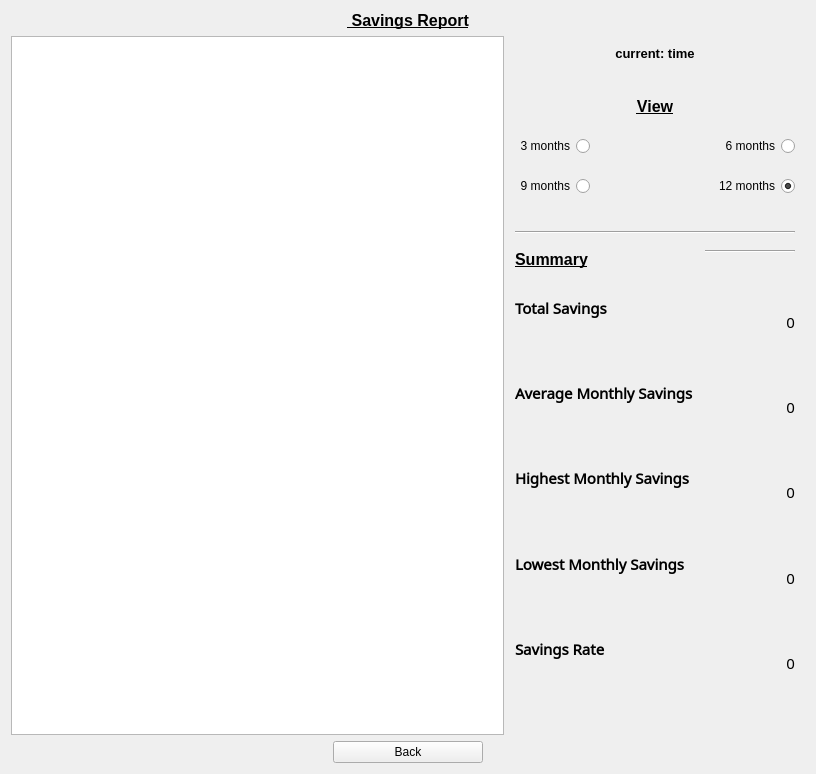
<?xml version="1.0" encoding="UTF-8"?>
<ui version="4.0">
 <class>SavingView</class>
 <widget class="QWidget" name="SavingView">
  <property name="geometry">
   <rect>
    <x>0</x>
    <y>0</y>
    <width>816</width>
    <height>774</height>
   </rect>
  </property>
  <property name="font">
   <font>
    <bold>true</bold>
    <underline>true</underline>
   </font>
  </property>
  <property name="windowTitle">
   <string>Savings</string>
  </property>
  <property name="layoutDirection">
   <enum>Qt::LayoutDirection::LeftToRight</enum>
  </property>
  <layout class="QGridLayout" name="gridLayout_3" columnstretch="5,3">
   <item row="0" column="0" colspan="2">
    <widget class="QLabel" name="titleLabel">
     <property name="font">
      <font>
       <pointsize>12</pointsize>
       <bold>true</bold>
       <underline>true</underline>
      </font>
     </property>
     <property name="text">
      <string> Savings Report</string>
     </property>
     <property name="alignment">
      <set>Qt::AlignmentFlag::AlignCenter</set>
     </property>
    </widget>
   </item>
   <item row="1" column="0">
    <widget class="QChartView" name="chartView"/>
   </item>
   <item row="1" column="1">
    <layout class="QHBoxLayout" name="horizontalLayout_3" stretch="1">
     <property name="spacing">
      <number>6</number>
     </property>
     <property name="leftMargin">
      <number>5</number>
     </property>
     <property name="rightMargin">
      <number>10</number>
     </property>
     <property name="bottomMargin">
      <number>20</number>
     </property>
     <item>
      <layout class="QVBoxLayout" name="verticalLayout" stretch="0,1,0,3">
       <property name="spacing">
        <number>10</number>
       </property>
       <property name="topMargin">
        <number>10</number>
       </property>
       <property name="bottomMargin">
        <number>20</number>
       </property>
       <item>
        <widget class="QLabel" name="labelCurrentTime">
         <property name="font">
          <font>
           <pointsize>10</pointsize>
           <bold>true</bold>
           <underline>false</underline>
          </font>
         </property>
         <property name="text">
          <string>current: time</string>
         </property>
         <property name="alignment">
          <set>Qt::AlignmentFlag::AlignCenter</set>
         </property>
        </widget>
       </item>
       <item>
        <layout class="QFormLayout" name="formLayout_2">
         <property name="formAlignment">
          <set>Qt::AlignmentFlag::AlignCenter</set>
         </property>
         <property name="verticalSpacing">
          <number>20</number>
         </property>
         <item row="0" column="0" colspan="2">
          <widget class="QLabel" name="label">
           <property name="font">
            <font>
             <pointsize>12</pointsize>
             <bold>true</bold>
             <underline>true</underline>
            </font>
           </property>
           <property name="text">
            <string>View</string>
           </property>
           <property name="alignment">
            <set>Qt::AlignmentFlag::AlignCenter</set>
           </property>
          </widget>
         </item>
         <item row="1" column="0">
          <widget class="QRadioButton" name="threeMonthsViewRadioButton">
           <property name="font">
            <font>
             <bold>false</bold>
             <underline>false</underline>
            </font>
           </property>
           <property name="layoutDirection">
            <enum>Qt::LayoutDirection::RightToLeft</enum>
           </property>
           <property name="text">
            <string>3 months</string>
           </property>
          </widget>
         </item>
         <item row="1" column="1">
          <widget class="QRadioButton" name="sixMonthsViewRadioButton">
           <property name="font">
            <font>
             <bold>false</bold>
             <underline>false</underline>
            </font>
           </property>
           <property name="layoutDirection">
            <enum>Qt::LayoutDirection::RightToLeft</enum>
           </property>
           <property name="text">
            <string>6 months</string>
           </property>
          </widget>
         </item>
         <item row="2" column="0">
          <widget class="QRadioButton" name="nineMonthsViewRadioButton">
           <property name="font">
            <font>
             <bold>false</bold>
             <underline>false</underline>
            </font>
           </property>
           <property name="layoutDirection">
            <enum>Qt::LayoutDirection::RightToLeft</enum>
           </property>
           <property name="text">
            <string>9 months</string>
           </property>
          </widget>
         </item>
         <item row="2" column="1">
          <widget class="QRadioButton" name="twelveMonthsViewRadioButton">
           <property name="font">
            <font>
             <bold>false</bold>
             <underline>false</underline>
            </font>
           </property>
           <property name="layoutDirection">
            <enum>Qt::LayoutDirection::RightToLeft</enum>
           </property>
           <property name="text">
            <string>12 months</string>
           </property>
           <property name="checked">
            <bool>true</bool>
           </property>
          </widget>
         </item>
        </layout>
       </item>
       <item>
        <widget class="Line" name="line_2">
         <property name="orientation">
          <enum>Qt::Orientation::Horizontal</enum>
         </property>
        </widget>
       </item>
       <item>
        <layout class="QFormLayout" name="formLayout">
         <property name="rowWrapPolicy">
          <enum>QFormLayout::RowWrapPolicy::DontWrapRows</enum>
         </property>
         <property name="horizontalSpacing">
          <number>12</number>
         </property>
         <property name="verticalSpacing">
          <number>20</number>
         </property>
         <property name="topMargin">
          <number>6</number>
         </property>
         <property name="bottomMargin">
          <number>0</number>
         </property>
         <item row="0" column="1">
          <widget class="Line" name="line">
           <property name="orientation">
            <enum>Qt::Orientation::Horizontal</enum>
           </property>
          </widget>
         </item>
         <item row="1" column="0">
          <widget class="QLabel" name="labelTotal">
           <property name="font">
            <font>
             <family>Noto Sans Deseret</family>
             <pointsize>11</pointsize>
             <bold>true</bold>
             <underline>false</underline>
            </font>
           </property>
           <property name="text">
            <string>Total Savings</string>
           </property>
          </widget>
         </item>
         <item row="1" column="1">
          <widget class="QLabel" name="labelTotalAmount">
           <property name="font">
            <font>
             <family>Noto Sans Deseret</family>
             <pointsize>11</pointsize>
             <bold>false</bold>
             <underline>false</underline>
            </font>
           </property>
           <property name="text">
            <string>0</string>
           </property>
           <property name="alignment">
            <set>Qt::AlignmentFlag::AlignRight|Qt::AlignmentFlag::AlignTrailing|Qt::AlignmentFlag::AlignVCenter</set>
           </property>
          </widget>
         </item>
         <item row="2" column="0">
          <widget class="QLabel" name="labelAverage">
           <property name="font">
            <font>
             <family>Noto Sans Deseret</family>
             <pointsize>11</pointsize>
             <bold>true</bold>
             <underline>false</underline>
            </font>
           </property>
           <property name="text">
            <string>Average Monthly Savings</string>
           </property>
          </widget>
         </item>
         <item row="2" column="1">
          <widget class="QLabel" name="labelAverageAmount">
           <property name="font">
            <font>
             <family>Noto Sans Deseret</family>
             <pointsize>11</pointsize>
             <bold>false</bold>
             <underline>false</underline>
            </font>
           </property>
           <property name="text">
            <string>0</string>
           </property>
           <property name="alignment">
            <set>Qt::AlignmentFlag::AlignRight|Qt::AlignmentFlag::AlignTrailing|Qt::AlignmentFlag::AlignVCenter</set>
           </property>
          </widget>
         </item>
         <item row="3" column="0">
          <widget class="QLabel" name="labelHigher">
           <property name="font">
            <font>
             <family>Noto Sans Deseret</family>
             <pointsize>11</pointsize>
             <bold>true</bold>
             <underline>false</underline>
            </font>
           </property>
           <property name="text">
            <string>Highest Monthly Savings</string>
           </property>
          </widget>
         </item>
         <item row="3" column="1">
          <widget class="QLabel" name="labelHigherAmount">
           <property name="font">
            <font>
             <family>Noto Sans Deseret</family>
             <pointsize>11</pointsize>
             <bold>false</bold>
             <underline>false</underline>
            </font>
           </property>
           <property name="text">
            <string>0</string>
           </property>
           <property name="alignment">
            <set>Qt::AlignmentFlag::AlignRight|Qt::AlignmentFlag::AlignTrailing|Qt::AlignmentFlag::AlignVCenter</set>
           </property>
          </widget>
         </item>
         <item row="4" column="0">
          <widget class="QLabel" name="labelLower">
           <property name="font">
            <font>
             <family>Noto Sans Deseret</family>
             <pointsize>11</pointsize>
             <bold>true</bold>
             <underline>false</underline>
            </font>
           </property>
           <property name="text">
            <string>Lowest Monthly Savings</string>
           </property>
          </widget>
         </item>
         <item row="4" column="1">
          <widget class="QLabel" name="labelLowerAmount">
           <property name="font">
            <font>
             <family>Noto Sans Deseret</family>
             <pointsize>11</pointsize>
             <bold>false</bold>
             <underline>false</underline>
            </font>
           </property>
           <property name="text">
            <string>0</string>
           </property>
           <property name="alignment">
            <set>Qt::AlignmentFlag::AlignRight|Qt::AlignmentFlag::AlignTrailing|Qt::AlignmentFlag::AlignVCenter</set>
           </property>
          </widget>
         </item>
         <item row="5" column="0">
          <widget class="QLabel" name="labelRatio">
           <property name="font">
            <font>
             <family>Noto Sans Deseret</family>
             <pointsize>11</pointsize>
             <bold>true</bold>
             <underline>false</underline>
            </font>
           </property>
           <property name="text">
            <string>Savings Rate</string>
           </property>
          </widget>
         </item>
         <item row="5" column="1">
          <widget class="QLabel" name="labelRatioAmount">
           <property name="font">
            <font>
             <family>Noto Sans Deseret</family>
             <pointsize>11</pointsize>
             <bold>false</bold>
             <underline>false</underline>
            </font>
           </property>
           <property name="text">
            <string>0</string>
           </property>
           <property name="alignment">
            <set>Qt::AlignmentFlag::AlignRight|Qt::AlignmentFlag::AlignTrailing|Qt::AlignmentFlag::AlignVCenter</set>
           </property>
          </widget>
         </item>
         <item row="0" column="0">
          <widget class="QLabel" name="label_4">
           <property name="sizePolicy">
            <sizepolicy hsizetype="Expanding" vsizetype="Expanding">
             <horstretch>0</horstretch>
             <verstretch>0</verstretch>
            </sizepolicy>
           </property>
           <property name="font">
            <font>
             <pointsize>12</pointsize>
             <bold>true</bold>
             <underline>true</underline>
            </font>
           </property>
           <property name="text">
            <string>Summary</string>
           </property>
           <property name="textFormat">
            <enum>Qt::TextFormat::PlainText</enum>
           </property>
           <property name="alignment">
            <set>Qt::AlignmentFlag::AlignCenter</set>
           </property>
          </widget>
         </item>
        </layout>
       </item>
      </layout>
     </item>
    </layout>
   </item>
   <item row="2" column="0" colspan="2">
    <layout class="QHBoxLayout" name="horizontalLayout">
     <item>
      <widget class="QPushButton" name="backButton">
       <property name="sizePolicy">
        <sizepolicy hsizetype="Fixed" vsizetype="Fixed">
         <horstretch>0</horstretch>
         <verstretch>0</verstretch>
        </sizepolicy>
       </property>
       <property name="minimumSize">
        <size>
         <width>150</width>
         <height>0</height>
        </size>
       </property>
       <property name="font">
        <font>
         <bold>false</bold>
         <underline>false</underline>
        </font>
       </property>
       <property name="layoutDirection">
        <enum>Qt::LayoutDirection::LeftToRight</enum>
       </property>
       <property name="text">
        <string>Back</string>
       </property>
      </widget>
     </item>
    </layout>
   </item>
  </layout>
 </widget>
 <customwidgets>
  <customwidget>
   <class>QChartView</class>
   <extends>QGraphicsView</extends>
   <header>qchartview.h</header>
  </customwidget>
 </customwidgets>
 <resources/>
 <connections/>
</ui>
